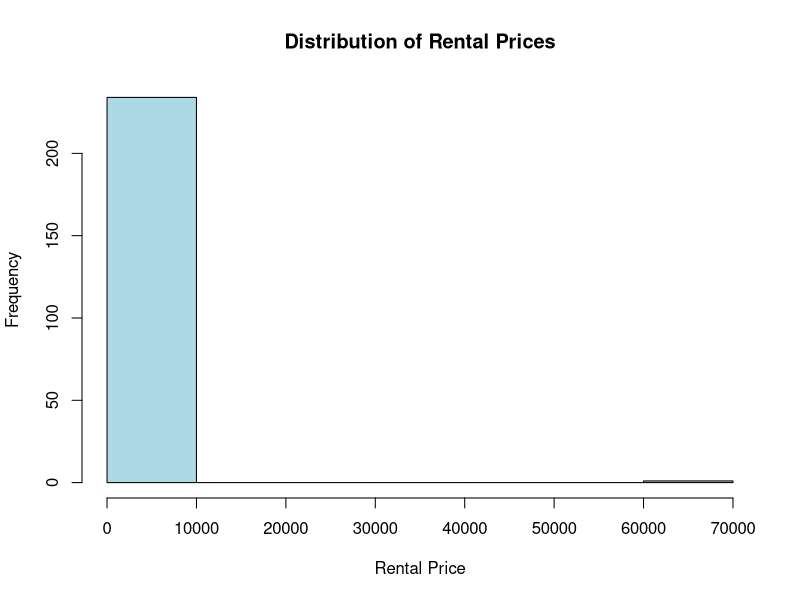
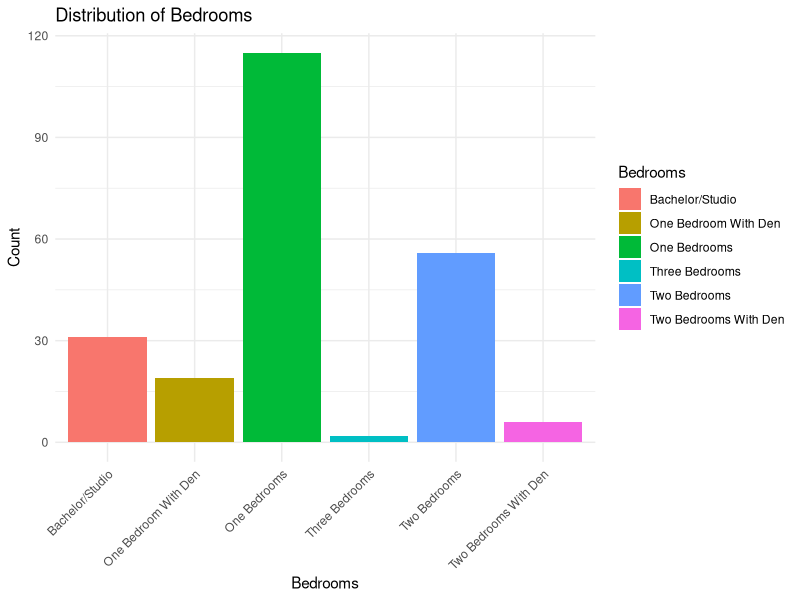
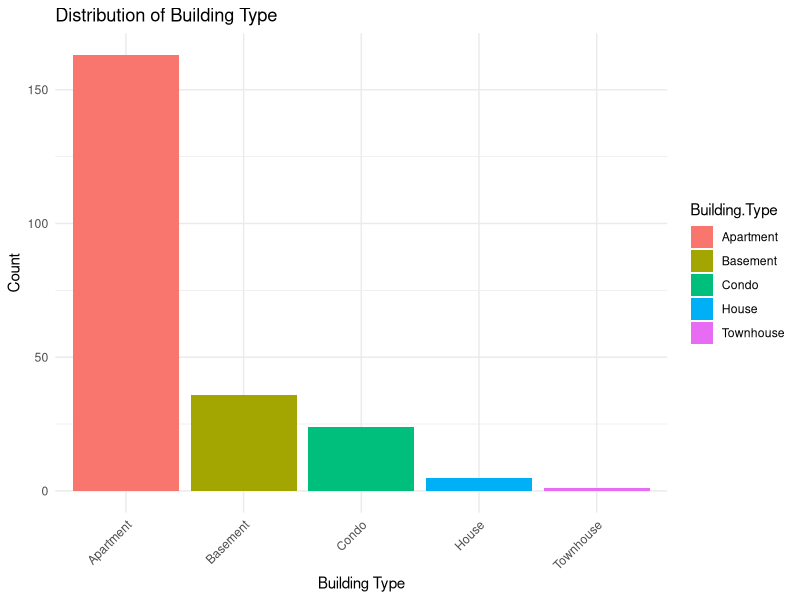
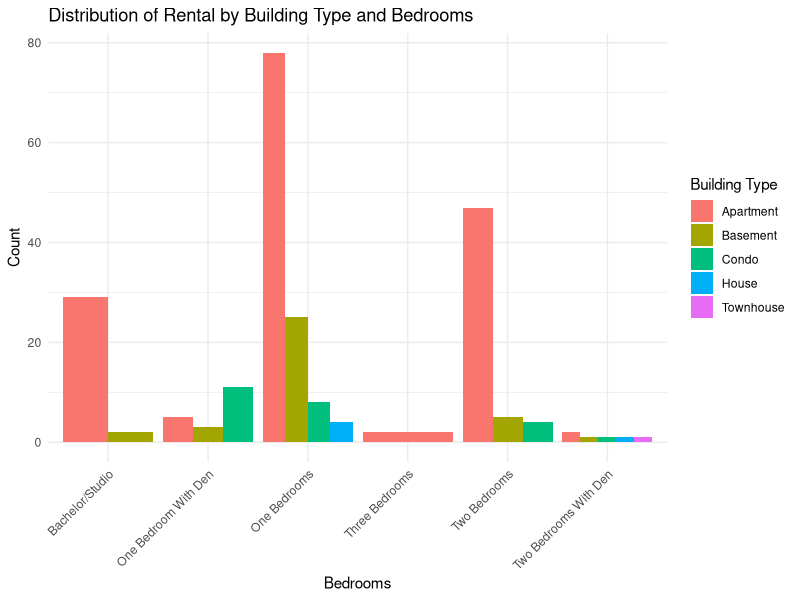
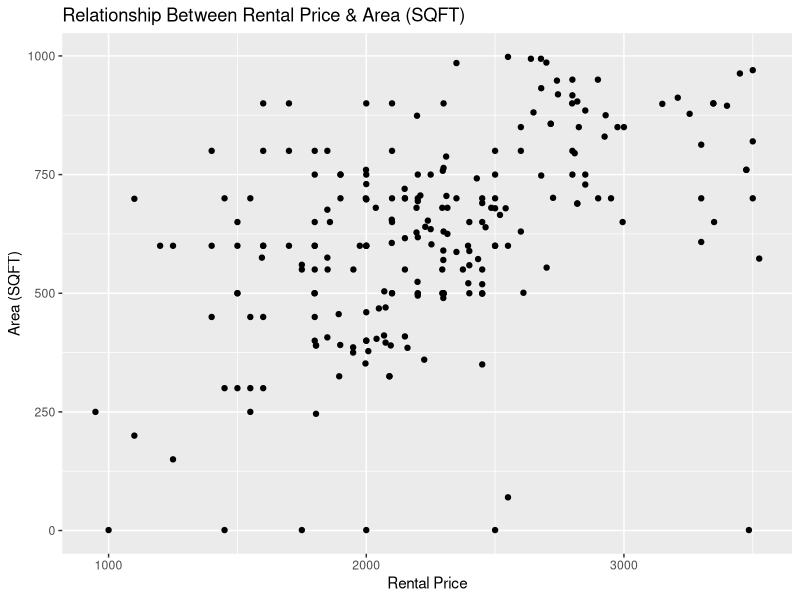
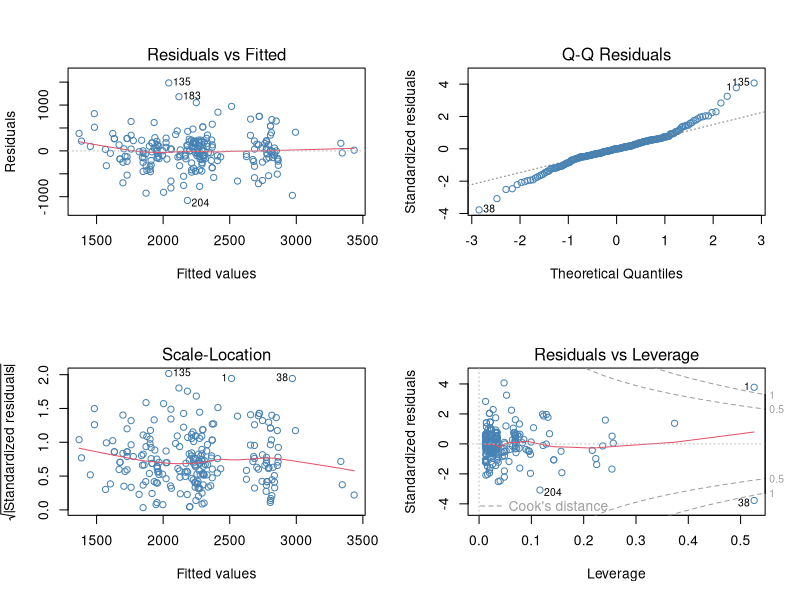

Here is the R script that generated these plots, in order:
## ---- chunk 1
#| label: setup
#| include: false
library(dplyr)
library(ggplot2)
## ---- chunk 2
data <- read.csv("toronto.apartments-2.csv")
data <- data %>%
  select(Price, Building.Type, Sq.feet, Bedrooms, Bathrooms, Agreement.Type)

data$Bedrooms[data$Bedrooms == "3"] <- "Three Bedrooms"
data$Bedrooms[data$Bedrooms == "2"] <- "Two Bedrooms"
data$Bedrooms[data$Bedrooms == "1"] <- "One Bedrooms"
data$Bedrooms[data$Bedrooms == "1 + Den"] <- "One Bedroom With Den"
data$Bedrooms[data$Bedrooms == "2 + Den"] <- "Two Bedrooms With Den"
data$Bathrooms[data$Bathrooms == 1.5] <- NA
data$Agreement.Type[data$Agreement.Type == "Not Available"] <- NA

data <- na.omit(data)
data$Bedrooms <- as.factor(data$Bedrooms)
data$Building.Type <- as.factor(data$Building.Type)
data$Agreement.Type <- as.factor(data$Agreement.Type)
## ---- chunk 3
# Draw a histogram
hist(data$Price, main = "Distribution of Rental Prices",
     xlab = "Rental Price", ylab = "Frequency", col = "lightblue")
## ---- chunk 4
Q1 <- quantile(data$Price, .25)
Q3 <- quantile(data$Price, .75)
IQR <- IQR(data$Price)
data <- subset(data, data$Price > (Q1 - 1.5*IQR) & 
                      data$Price < (Q3 + 1.5*IQR))
## ---- chunk 5
res <- data %>%
  group_by(Bedrooms) %>%
  summarise(Count = n())

ggplot(res, aes(x = Bedrooms, y = Count, fill = Bedrooms)) +
  geom_bar(position = "dodge", stat = "identity") +
  labs(x = "Bedrooms", y = "Count") +
  ggtitle("Distribution of Bedrooms") +
  theme_minimal() +
  theme(axis.text.x = element_text(angle = 45, hjust = 1))
## ---- chunk 6
res <- data %>%
  group_by(Building.Type) %>%
  summarise(Count = n())

ggplot(res, aes(x = Building.Type, y = Count, fill = Building.Type)) +
  geom_bar(position = "dodge", stat = "identity") +
  labs(x = "Building Type", y = "Count") +
  ggtitle("Distribution of Building Type") +
  theme_minimal() +
  theme(axis.text.x = element_text(angle = 45, hjust = 1))
## ---- chunk 7
ggplot(data, aes(x = factor(Bedrooms), fill = Building.Type)) +
  geom_bar(position = "dodge", stat = "count") +
  labs(x = "Bedrooms", y = "Count", fill = "Building Type") +
  ggtitle("Distribution of Rental by Building Type and Bedrooms") +
  theme_minimal() +
  theme(axis.text.x = element_text(angle = 45, hjust = 1))
## ---- chunk 8
ggplot(data, aes(x = Price, y = Sq.feet)) +
  geom_point() +
  labs(x = "Rental Price", y = "Area (SQFT)") +
  ggtitle("Relationship Between Rental Price & Area (SQFT)")
## ---- chunk 9
model <- lm(Price ~.,
            data = data)
summary(model)
## ---- chunk 10
par(mfrow=c(2,2))
plot(model, col = "steel blue")
## ---- chunk 11
test_data <- data[c(23, 200, 115),]
test_data
## ---- chunk 12
pred <- predict(model, test_data)
test_data$Predicted_Price <- pred
test_data[,c(1,7)]
